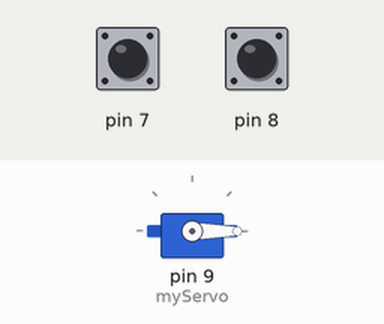
The sketch below on a simulated Arduino Uno, built with avr-gcc and run on an emulated ATmega328P. Shown: servo. The test bench sets the inputs (shaded band); at power-on: pin 7 HIGH, pin 8 HIGH. What the sketch prints to the serial monitor is not drawn.

Above: at 1.2 s.
1.3 s: pin 7 pulled LOW for 1 s
At 2.4 s:
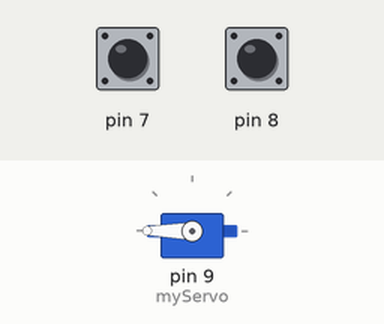
3.8 s: pin 8 pulled LOW for 0.15 s
At 4.7 s:
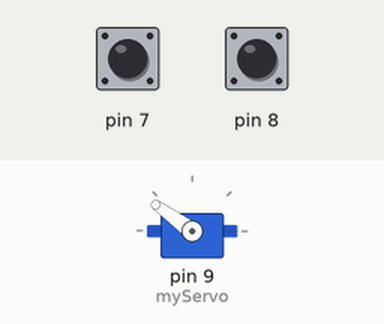
5.4 s: pin 8 pulled LOW for 1 s
At 5.82 s:
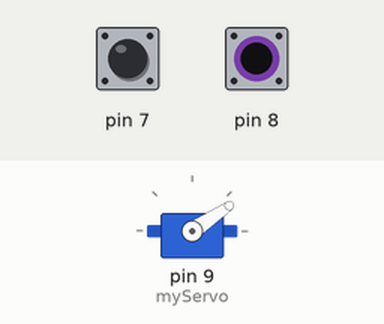
7.9 s: pin 7 pulled LOW for 0.15 s
At 8.9 s:
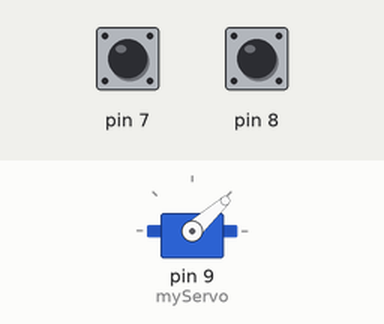
9.5 s: pin 7 pulled LOW for 3.2 s
At 9.65 s:
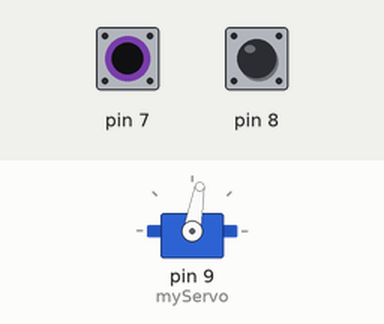
14.2 s: pin 8 pulled LOW for 3.2 s
At 15.8 s:
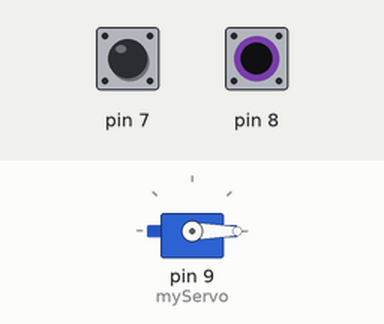
Timing chart, 0 to 17.3 s (numbered marks = the images above; inputs shaded):
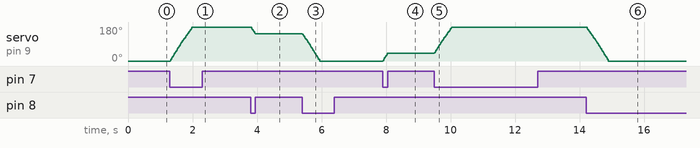

Measured:
- after the input at 1.3 s, servo on pin 9 (myServo): moves from 0° to 180° over 0.69 s, starting at once
- after the input at 3.8 s, servo on pin 9 (myServo): 180° → 144° at once
- after the input at 5.4 s, servo on pin 9 (myServo): moves from 144° to 0° over 0.54 s, starting at once
- after the input at 7.9 s, servo on pin 9 (myServo): 0° → 42° at once
- after the input at 9.5 s, servo on pin 9 (myServo): moves from 42° to 180° over 0.54 s, starting at once
- after the input at 14.2 s, servo on pin 9 (myServo): moves from 180° to 0° over 0.69 s, starting at once

The sketch:

Servo1.ino
```cpp
#include<Servo.h>
Servo myServo;
void setup() {
  Serial.begin(9600);
  myServo.attach(9);
  pinMode(7, INPUT_PULLUP);
  pinMode(8, INPUT_PULLUP);
  myServo.write(0);
}

int i = 0;

void loop() {
  if(i > 180){
    i = 180;
  }
  if(i < 0){
    i = 0;
  }

  Serial.println(digitalRead(7));
  Serial.println(i);

  int buttInfo = digitalRead(7);
  int buttInfo1 = digitalRead(8);

  if(buttInfo == 0){
    i += 2;
    myServo.write(i);
  }
  if(buttInfo1 == 0){
    i -= 2;
    myServo.write(i);
  }
}
```
